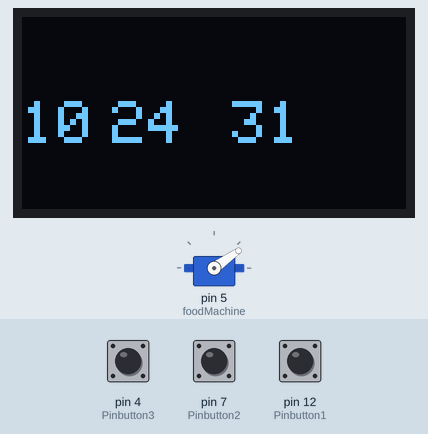
Recording of a sketch running on a simulated Arduino Uno, built with avr-gcc and run on an emulated ATmega328P. On the bench: servo, 128×64 one-colour display. The inputs (shaded band) are chosen by the test bench; at power-on: pin 7 (Pinbutton2) LOW, pin 4 (Pinbutton3) LOW, pin 12 (Pinbutton1) LOW. The local clock reads 2024-03-15 10:24:30 at power-on unless the sketch sets it; what the sketch prints to the serial monitor is not drawn.

Above: at 2.3 s.
2.4 s: pin 7 (Pinbutton2) pulled HIGH for 2.6 s
At 3.6 s:
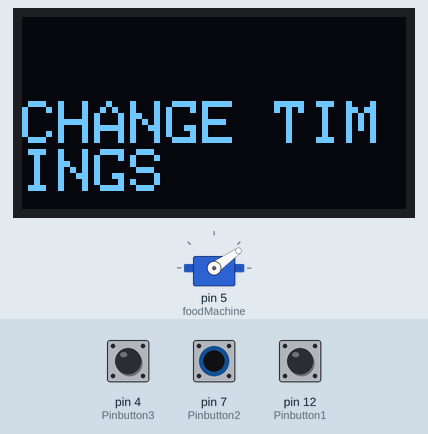
8.2 s: pin 4 (Pinbutton3) pulled HIGH for 2.6 s
At 12.1 s:
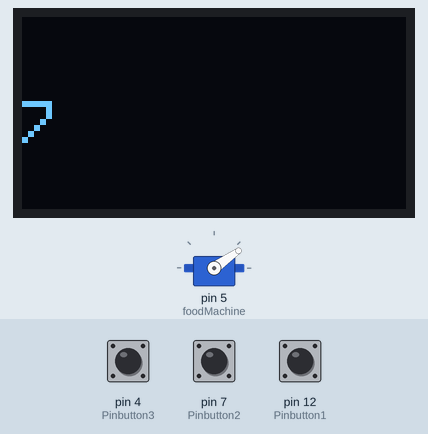
12.3 s: pin 4 (Pinbutton3) pulled HIGH for 2.6 s
At 15.5 s:
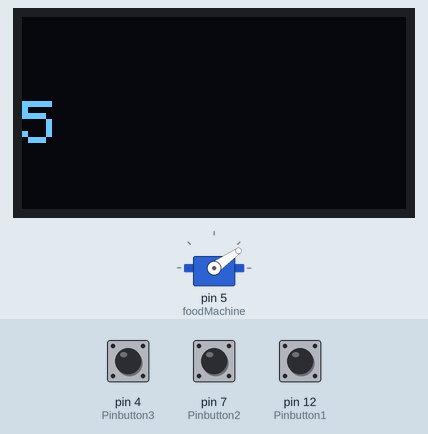
16.5 s: pin 7 (Pinbutton2) pulled HIGH for 2.6 s
At 18.2 s:
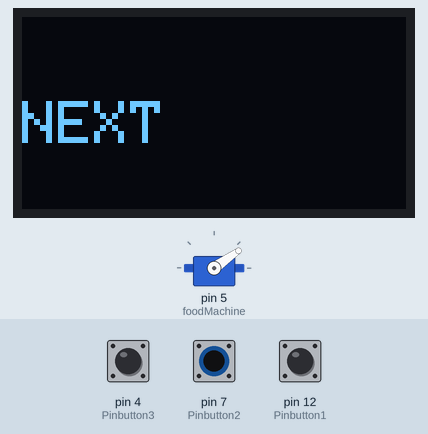
20.9 s: pin 12 (Pinbutton1) pulled HIGH for 2.6 s
At 24.8 s:
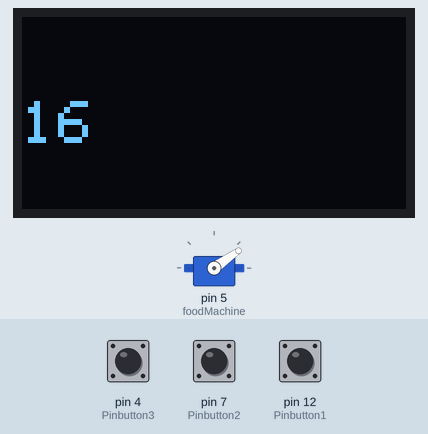
25.0 s: pin 12 (Pinbutton1) pulled HIGH for 2.6 s
At 29.0 s:
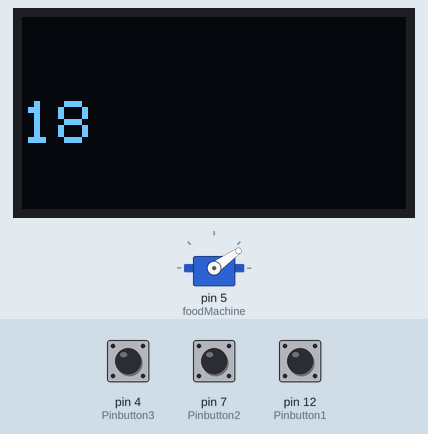
Timing chart, 0 to 30.2 s (numbered marks = the images above; inputs shaded):
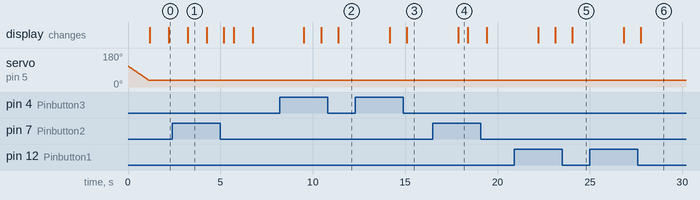

The sketch:

alimentador.ino
```cpp
#include <FoodMachine.h>
#include <Controller.h>
#include "Servo.h"
#include <Wire.h>
#include "RTClib.h"
#include <SPI.h>
#include <Adafruit_GFX.h>
#include <Adafruit_SSD1306.h>

Adafruit_SSD1306 display(-1);


/**
*  @file alimentador.ino
*
*  @mainpage food_giver Doc
*
*  @section libraries Libraries
*
*  Servo-version:1.1.7 by Arduino\n
*  RTClib-version:2.0.2 by Adafruit\n
*  Adafruit GFX Library-version:1.10.13\n
*  Adafruit SSD1306-version 2.5.1\n
*
*  @section author Author
*  - Created by Mr-76
*/

RTC_DS1307 RTC;
Servo myservo;
int timing_array[] = {5, 10, 13, 30};
const int Pinbutton1 = 12;
const int Pinbutton2 = 7;
const int Pinbutton3 = 4;
int button1 = 0;
int button2 = 0;
int button3 = 0;


Controller control(timing_array);
FoodMachine foodMachine(myservo, 35, 110);

void setup() {
  Serial.begin(57600);
  control.setRepeat(2);//set repeating time of the machine to open
  foodMachine.attach(5);//attaching the pin to the servo
  foodMachine.close_exit();  //close the exit to be sure

  display.begin(SSD1306_SWITCHCAPVCC, 0x3C);
  display.clearDisplay();

 //pinMode(Pinbutton1, INPUT);
 //pinMode(Pinbutton2, INPUT);
 //pinMode(Pinbutton3, INPUT);


  if (! RTC.begin()) {
    Serial.println("Couldn't find RTC");
    Serial.flush();
  }

  if (!RTC.isrunning()) {
    Serial.println("RTC is NOT running, let's set the time!");
    //	RTC.adjust(DateTime(F(__DATE__), F(__TIME__)));
    RTC.adjust(DateTime(2024, 7, 06, 10, 25, 0));
  }
}


void loop() {

  DateTime now = RTC.now(); //rtc up.
  Serial.print(now.hour(), DEC);
  Serial.print(':');
  Serial.print(now.minute(), DEC);
  Serial.print(':');
  Serial.print(now.second(), DEC);
  Serial.println();
  delay(1000);


  //servo_tester(70, 110,myservo);
  int hora = int(now.hour());//getting current hour.
  int minute1 = int(now.minute()); //getting current minute.
  int second1 = int(now.second()); //getting current second.

  String horas = String(hora);

  String minutes1 = String(minute1);

  String seconds1 = String(second1);

  display.clearDisplay();//showing current time in the display.
  display.setTextSize(2);
  display.setTextColor(WHITE);
  display.setCursor(0, 28);
  display.println(horas);
  display.setCursor(30, 28);
  display.println(minutes1);
  display.setCursor(70, 28);
  display.println(seconds1);
  display.display();
  delay(1000);

  control.activate(now, foodMachine); //calling controler activate the food giver.

  button2 = digitalRead(Pinbutton2); //Read button 2 to change the array of timings.

  if (button2 == HIGH) {
    select_timings();
  }
}

/**
* Lets you modify the current timings inside the array
* of timings,uses the 3 buttons to increase decrease or
* select the next timing.
*
* The function lets u change each one of the times
* individually using a for loop, the display shows
* the current timing inside the array and u can modify
* it.Pressing the middle button(button2 in my setup)
* will let u select the next timing to modify.
*/
void select_timings() {
  Serial.println("MENU...");
  for (int i = 0; i < 4; i ++) {
    display.clearDisplay();
    display.setTextSize(2);
    display.setTextColor(WHITE);
    display.setCursor(0, 28);
    display.println("CHANGE TIMINGS");
    display.display();
    delay(1000);
    while (true) {
      button1 = digitalRead(Pinbutton1);
      button2 = digitalRead(Pinbutton2);
      button3 = digitalRead(Pinbutton3);

      String item = String(timing_array[i]);
      String index = String(i + 1);

      display.clearDisplay();
      display.setTextSize(2);
      display.setTextColor(WHITE);
      display.setCursor(0, 28);
      display.println(item);
      display.display();
      delay(900);


      if (button2 == HIGH) {
        Serial.println("press...");
        display.clearDisplay();
        display.setTextSize(2);
        display.setTextColor(WHITE);
        display.setCursor(0, 28);
        display.println("NEXT");
        display.display();
        delay(500);
        break;
      } else if (button1 == HIGH) {
        timing_array[i]++;
        Serial.println(timing_array[i]);
        continue;
      } else if (button3 == HIGH) {
        timing_array[i]--;
        Serial.println(timing_array[i]);
        continue;

      } else {
        continue;
      }
    }
  }
  control.changeTiming(timing_array);
}

/**
*  Use this function to test the servo
*  that you are using.
*
*  @param open_angle angle to open the exit of food
*  @param close_angle angle to close the exit of food
*  @param my_servo Servo object to run the commands
*  @return void
*/
void servo_tester(int open_angle, int close_angle, Servo my_servo) {
  Serial.println("Opening");
  my_servo.write(open_angle);
  delay(1000);
  Serial.println("Closing...");
  my_servo.write(close_angle);
  delay(1000);
}
```

Controller.h
```cpp
#ifndef Controller_h
#define Controller_h

#include "Arduino.h"
#include "RTClib.h"
#include "FoodMachine.h"

class Controller

{

  public:

    Controller(int timings[4]);

    void activate(DateTime now,FoodMachine foodMachine);

    void setRepeat(int times);

    void setOpenTime(int duration);

    void changeTiming(int timings[4]);

  private:
    int _timings[4];
    int _times;
    int _duration;

};

#endif
```

FoodMachine.h
```cpp
#ifndef FoodMachine_h
#define FoodMachine_h

#include "Arduino.h"
#include "Servo.h"
#include "RTClib.h"


class FoodMachine

{

  public:

    FoodMachine(Servo servo,int angle_c,int angle_o);

    void open_exit();

    void close_exit();

    void attach(int pin);

  private:
    Servo _servo;
    int _angle_c;
    int _angle_o;

};

#endif
```

Measured:
- after the input at 2.4 s, the display: changes after 0.83 s (image 1)
- after the input at 8.2 s, the display: first changes after 1.3 s (image 2 shows a later state)
- after the input at 12.3 s, the display: first changes after 1.9 s (image 3 shows a later state)
- after the input at 16.5 s, the display: changes after 1.4 s (image 4)
- after the input at 20.9 s, the display: first changes after 1.3 s (image 5 shows a later state)
- after the input at 25.0 s, the display: first changes after 1.8 s (image 6 shows a later state)
- what the display in image 1 shows lasts 1.1 s, from 3.2 s to 4.3 s
